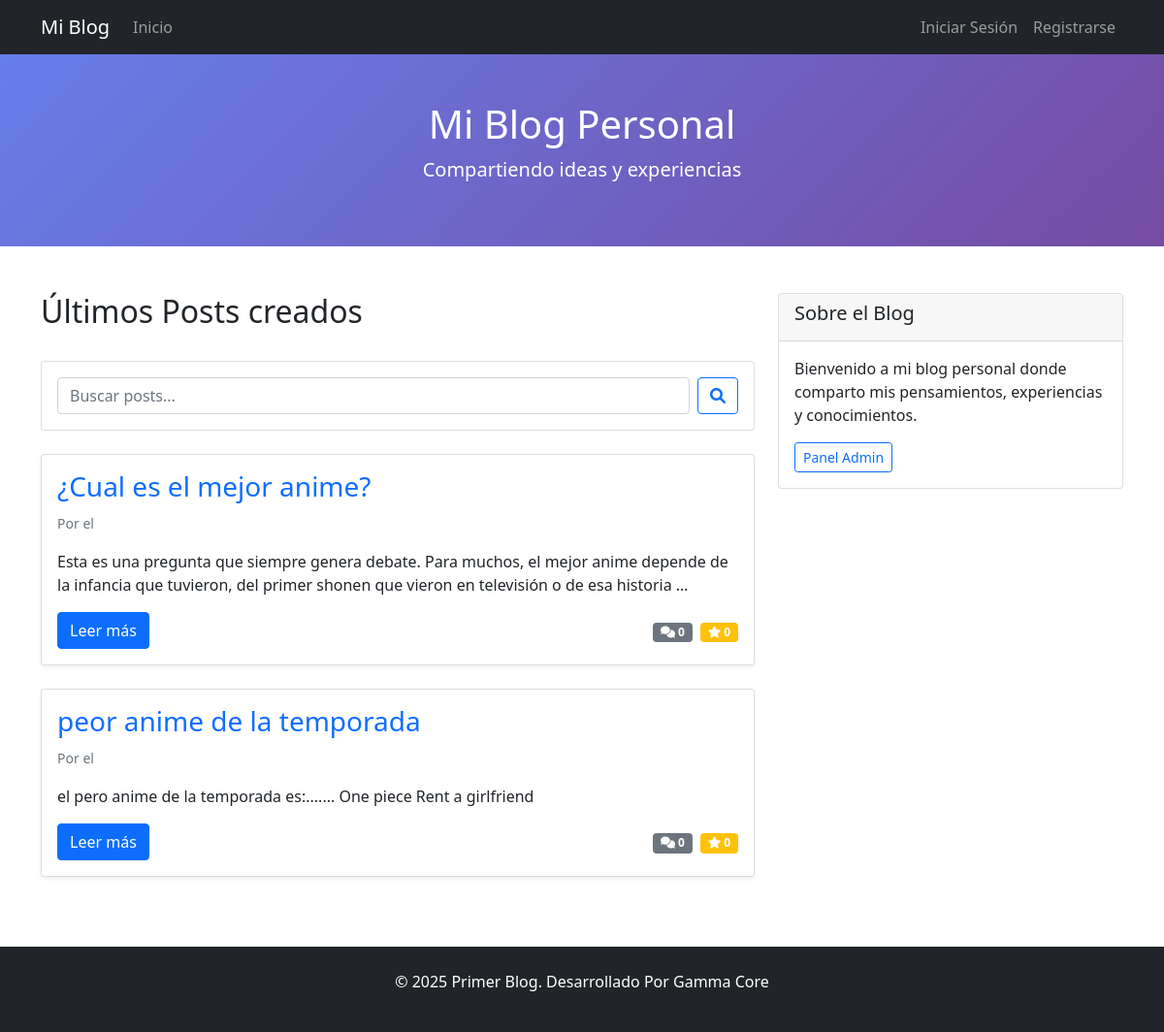
The page / on the database its author committed.
### blog/models.py (models this page shows, shortened)
class Post(models.Model):
    title = models.CharField(max_length=200, verbose_name='Título')
    slug = models.SlugField(max_length=200, unique=True)
    author = models.ForeignKey(User, on_delete=models.CASCADE, verbose_name='Autor')
    content = RichTextField(verbose_name='Contenido')
    excerpt = models.TextField(max_length=300, blank=True, verbose_name='Resumen')
    cover_image = models.ImageField(upload_to='posts/', blank=True, null=True, verbose_name='Imagen de portada')
    tags = TaggableManager(verbose_name='Etiquetas')
    created_date = models.DateTimeField(default=timezone.now, verbose_name='Fecha de creación')
    published_date = models.DateTimeField(blank=True, null=True, verbose_name='Fecha de publicación')
    published = models.BooleanField(default=False, verbose_name='Publicado')
    class Meta:
        ordering = ['-created_date']
        verbose_name = 'Post'
        verbose_name_plural = 'Posts'
    def get_absolute_url(self):
        return reverse('blog:post_detail', kwargs={'slug': self.slug})
    def get_rating_count(self):
        return self.reviews.count()
    def get_approved_comments_count(self):
        return self.comments.filter(is_approved=True).count()

### blog/views.py (the view)
# urls.py: path('', views.post_list, name='post_list'),
def post_list(request):
    posts = Post.objects.filter(published=True).order_by('-published_date')
    search_query = request.GET.get('q')
    if search_query:
        posts = posts.filter(
            Q(title__icontains=search_query) |
            Q(content__icontains=search_query) |
            Q(excerpt__icontains=search_query)
        )
    paginator = Paginator(posts, 10)  # 10 posts por página
    page_number = request.GET.get('page')
    page_obj = paginator.get_page(page_number)
    return render(request, 'blog/post_list.html', {
        'page_obj': page_obj,
        'search_query': search_query
    })

### blog/templates/blog/post_list.html (shortened to what this page needs)
{% extends 'base.html' %}
{% block content %}
<div class="row">
    <div class="col-md-8">
        <div class="d-flex justify-content-between align-items-center mb-4">
            <h2>Últimos Posts creados</h2>
        </div>
        <div class="card mb-4">
            <div class="card-body">
                <form method="get" class="d-flex">
                    <input type="text" name="q" class="form-control me-2"
                           placeholder="Buscar posts..." value="{{ search_query|default:'' }}">
                    <button type="submit" class="btn btn-outline-primary">
                        <i class="fas fa-search"></i>
                    </button>
                </form>
            </div>
        </div>
        {% for post in page_obj %}
            <div class="card post-card mb-4 shadow-sm">
                <div class="card-body">
                    <h3 class="card-title">
                        <a href="{{ post.get_absolute_url }}" class="text-decoration-none">
                            {{ post.title }}
                        </a>
                    </h3>
                    <p class="card-text text-muted">
                        <small>
                            Por <strong>{{ post.author.first_name }} {{ post.author.last_name }}</strong>
                            el {{ post.published_date|date:"d M Y" }}
                        </small>
                    </p>
                    {% if post.excerpt %}
                        <p class="card-text">{{ post.excerpt }}</p>
                    {% else %}
                        <p class="card-text">{{ post.content|striptags|truncatewords:30 }}</p>
                    {% endif %}
                    <div class="d-flex justify-content-between align-items-center">
                        <a href="{{ post.get_absolute_url }}" class="btn btn-primary">
                            Leer más
                        </a>
                        <div>
                            <span class="badge bg-secondary me-1">
                                <i class="fas fa-comments"></i> {{ post.get_approved_comments_count }}
                            </span>
                            <span class="badge bg-warning">
                                <i class="fas fa-star"></i> {{ post.get_rating_count }}
                            </span>
                        </div>
                    </div>
                </div>
            </div>
        {% empty %}
            <div class="alert alert-info">
                <h4>No hay posts publicados</h4>
                <p>¡Vuelve pronto para ver nuevos contenidos!</p>
            </div>
        {% endfor %}
    </div>
    <div class="col-md-4">
        <div class="card">
            <div class="card-header">
                <h5>Sobre el Blog</h5>
            </div>
            <div class="card-body">
                <p>Bienvenido a mi blog personal donde comparto mis pensamientos, experiencias y conocimientos.</p>
                <a href="/admin/" class="btn btn-outline-primary btn-sm">Panel Admin</a>
            </div>
        </div>
    </div>
</div>
{% endblock %}

### blog/templates/base.html (shortened to what this page needs)
<!DOCTYPE html>
<html lang="es">
<head>
    <link href="https://cdn.jsdelivr.net/npm/bootstrap@5.1.3/dist/css/bootstrap.min.css" rel="stylesheet">
    <link href="https://cdnjs.cloudflare.com/ajax/libs/font-awesome/6.0.0/css/all.min.css" rel="stylesheet">
</head>
<body>
    <nav class="navbar navbar-expand-lg navbar-dark bg-dark">
        <div class="container">
            <a class="navbar-brand" href="{% url 'blog:post_list' %}">Mi Blog</a>
            <div class="collapse navbar-collapse" id="navbarNav">
                <ul class="navbar-nav me-auto">
                    <li class="nav-item">
                        <a class="nav-link" href="{% url 'blog:post_list' %}">Inicio</a>
                    </li>
                </ul>
                <ul class="navbar-nav">
                    {% if user.is_authenticated %}
                        <li class="nav-item dropdown">
                            <a class="nav-link dropdown-toggle d-flex align-items-center" href="#" role="button" data-bs-toggle="dropdown">
                                {% if user.profile.avatar %}
                                    <img src="{{ user.profile.avatar.url }}" alt="Avatar" class="rounded-circle me-2" width="30" height="30">
                                {% else %}
                                    <i class="fas fa-user-circle me-2"></i>
                                {% endif %}
                                {{ user.username }}
                            </a>
                            <ul class="dropdown-menu">
                                <li><a class="dropdown-item" href="{% url 'blog:profile' %}">Mi Perfil</a></li>
                                <li><a class="dropdown-item" href="{% url 'blog:profile_edit' %}">Editar Perfil</a></li>
                                <li><hr class="dropdown-divider"></li>
                                <li><a class="dropdown-item" href="{% url 'blog:logout' %}">Cerrar Sesión</a></li>
                            </ul>
                        </li>
                    {% else %}
                        <li class="nav-item">
                            <a class="nav-link" href="{% url 'blog:login' %}">Iniciar Sesión</a>
                        </li>
                        <li class="nav-item">
                            <a class="nav-link" href="{% url 'blog:signup' %}">Registrarse</a>
                        </li>
                    {% endif %}
                </ul>
            </div>
        </div>
    </nav>
    <header class="blog-header py-5 text-white text-center">
        <div class="container">
            <h1><a href="{% url 'blog:post_list' %}" class="text-white text-decoration-none">Mi Blog Personal</a></h1>
            <p class="lead">Compartiendo ideas y experiencias</p>
        </div>
    </header>
    <main class="container my-5">
        {% block content %}
        {% endblock %}
    </main>
    <footer class="bg-dark text-white text-center py-4 mt-5">
        <p>&copy; 2025 Primer Blog. Desarrollado Por Gamma Core</p>
    </footer>
</body>
</html>

### blog/templates/base.html (style rules this page uses)
.blog-header { background: linear-gradient(135deg, #667eea 0%, #764ba2 100%); }
.post-card { transition: transform 0.2s; }

### rows shown on the page
Post: title "¿Cual es el mejor anime?", content "Esta es una pregunta que siempre genera debate. Para muchos, el mejor anime depende de la infancia que tuvieron, del primer shonen que vieron en televisión o de esa historia …", get_approved_comments_count "0", get_rating_count "0"
Post: title "peor anime de la temporada", content "el pero anime de la temporada es:....... One piece Rent a girlfriend", get_approved_comments_count "0", get_rating_count "0"
